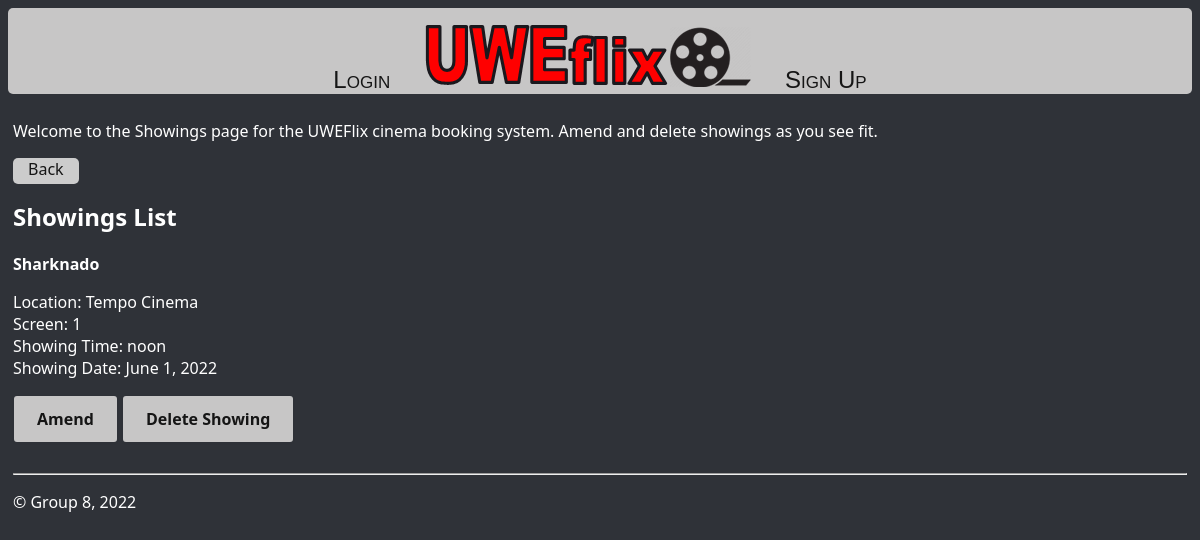
The app's page /allShowing/ with its own data.
### uweflix/models.py (models this page shows)
class Showing(models.Model):
    showing_id = models.UUIDField(primary_key=True, default=uuid.uuid4, editable=False, unique=True)
    showing_time= models.TimeField()
    showing_date = models.DateField()
    film_id = models.ForeignKey(Film, on_delete=models.CASCADE)
    venue_id = models.ForeignKey(Venue, on_delete=models.CASCADE)
    screen_id = models.ForeignKey(Screen, on_delete=models.CASCADE)

class Film(models.Model):
    id = models.UUIDField(primary_key=True, default=uuid.uuid4, editable=False, unique=True)
    title = models.CharField(max_length=50)
    description = models.CharField(max_length=250)
    age_rating =  models.CharField(max_length=3, choices=Age_rating_UK)
    duration = models.DurationField(max_length=8)
    def __str__(self):
	    return self.title

class Venue(models.Model):
    venue_id = models.UUIDField(primary_key=True, default=uuid.uuid4, editable=False, unique=True)
    name =  models.CharField(max_length=25)
    street_address = models.CharField(max_length=100)
    postcode = models.CharField(max_length=8)
    city = models.CharField(max_length=20)
    def __str__(self):
	    return self.name

class Screen(models.Model):
    screen_id = models.UUIDField(primary_key=True, default=uuid.uuid4, editable=False, unique=True)
    venue_id = models.ForeignKey(Venue, on_delete=models.CASCADE)
    screen_num = models.IntegerField(max_length=2)
    capacity = models.IntegerField(max_length=3)
    is_full = models.BooleanField(default=False)
    def __str__(self):
	    return str(self.screen_num)

### uweflix/views.py (the view)
# urls.py: path('allShowing/', views.getAllShowing, name="allShowing"),
def getAllShowing(request):
    showingList = Showing.objects.all()
    return render(request, 'uweflix/allShowing.html', {'showingList': showingList})

### uweflix/templates/uweflix/allShowing.html (shortened to what this page needs)
{% extends "uweflix/layout.html" %}
{% block content %}
    <p>Welcome to the Showings page for the UWEFlix cinema booking system. Amend and delete showings as you see fit.</p>
    <a class = "nevermindButton" href="{% url 'cinemaAdmin' %}">Back</a>
    <h2>Showings List</h2>
{% for showing in showingList %}
    <div class="card">
        <div class="card-header">
        <strong>{{showing.film_id}}</strong>
        </div>
        <div class="card-body">
        <p class="card-text">
            Location: {{showing.venue_id}}
            <br>
            Screen: {{showing.screen_id}}
            <br>
            Showing Time:  {{ showing.showing_time }}
            <br>
            Showing Date:  {{ showing.showing_date }}
            <br>
        </p>
        </div>
        <div class="card-footer text-muted">
            <a class="amendButtons" href="{% url 'amendShowing' showing.showing_id %}">Amend</a>
            <a class="deleteButtons" href="{% url 'deleteShowing' showing.showing_id %}">Delete Showing</a>
        </div>
    </div>
    <br>
    {% endfor %}
{% endblock %}

### uweflix/static/uweflix/site.css (style rules this page uses)
.body { background-color: #2F3238; color: white; }
.amendButtons, .deleteButtons, .cinemaAdminButtons { align-items: center; background-clip: padding-box; border: 1px solid transparent; border-radius: .25rem; box-shadow: rgba(0, 0, 0, 0.02) 0 1px 3px 0; box-sizing: border-box; color: #151515; cursor: pointer; display: inline-flex; font-family: system-ui,-apple-system,system-ui,"Helvetica Neue",Helvetica,Arial,sans-serif; font-size: 16px; font-weight: 600; justify-content: center; line-height: 1.25; margin: 0; min-height: 3rem; padding: calc(.875rem - 1px) calc(1.5rem - 1px); position: relative; text-decoration: none; transition: all 250ms; user-select: none; -webkit-user-select: none; touch-action: manipulation; vertical-align: baseline; width: auto; }
.amendButtons, .deleteButtons, .cinemaAdminButtons, input[type=submit] { background-color: #c7c6c6; }
.nevermindButton { padding: 0px 15px 4px; color : #151515; background:#ccc; border:0 none; cursor:pointer; -webkit-border-radius: 5px; border-radius: 5px; text-decoration: none; }

### records on screen
Showing: film_id "Sharknado", venue_id "Tempo Cinema", screen_id "1", showing_time "noon", showing_date "June 1, 2022"
